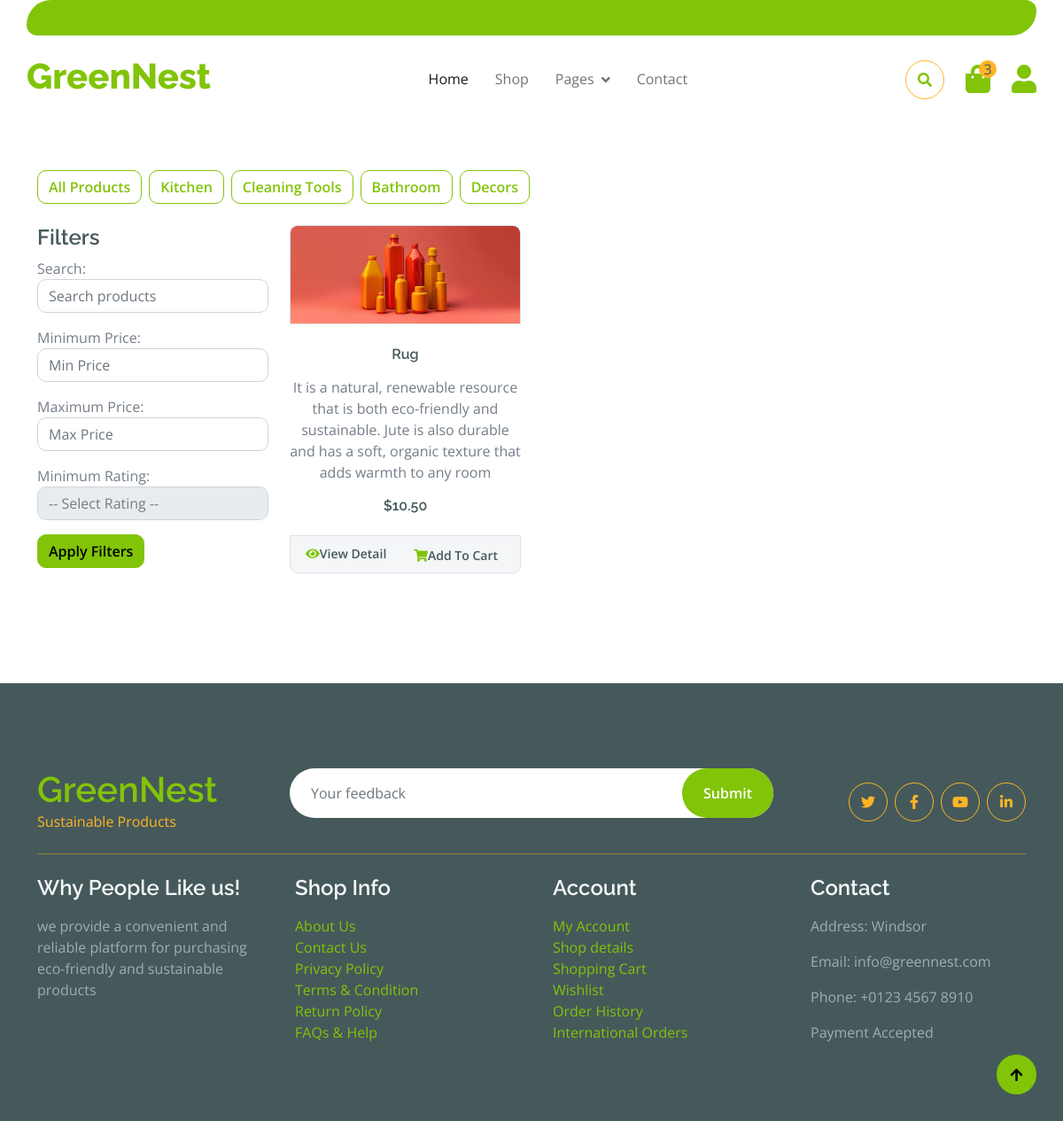
The app's page /category/4/ with its own data.
### landingPage/models.py (models this page shows, shortened)
class Category(models.Model):
    name = models.CharField(max_length=100)

class Product(models.Model):
    name = models.CharField(max_length=255)
    description = models.TextField(default='')
    price = models.DecimalField(max_digits=10, decimal_places=2)
    category = models.ForeignKey(Category, on_delete=models.CASCADE, related_name='products', default=1)
    stock = models.PositiveIntegerField(default=100)
    image = models.ImageField(upload_to='products/images/')
    brand = models.CharField(max_length=255, default='')
    date_added = models.DateTimeField(default=timezone.now)
    last_updated = models.DateTimeField(auto_now=True)
    discount_price = models.DecimalField(max_digits=10, decimal_places=2, null=True, blank=True)
    expiration_date = models.DateField(default=one_year_from_today)
    rating = models.PositiveIntegerField(validators=[validate_rating], null=True, blank=True)

### landingPage/views.py (the view)
# urls.py: path('category/<int:category_id>/', views.category_products, name='category_products'),
def category_products(request, category_id):
    categories = Category.objects.all()
    products = Product.objects.filter(category_id=category_id)
    search_query = request.GET.get('search')
    min_price = request.GET.get('min_price')
    max_price = request.GET.get('max_price')
    rating_query = request.GET.get('rating')
    if search_query:
        products = products.filter(name__icontains=search_query) | products.filter(description__contains=search_query)
    if min_price:
        products = products.filter(price__gte=min_price)
    if max_price:
        products = products.filter(price__lte=max_price)
    if rating_query:
        products = products.filter(rating__gte=rating_query)
    context = {
        'categories': categories,
        'products': products,
        'category_id': category_id
    }
    return render(request, 'landingPage/shop.html', context)

### landingPage/templates/landingPage/shop.html (shortened to what this page needs)
{% extends 'landingPage/base.html' %}
{% load static %}
{% block content %}
<div class="container-fluid py-5 mb-5 hero-header">
</div>
<div class="container-fluid py-5">
    <div class="container">
        <div class="row">
            <div class="col-lg-12 mb-3">
                <div class="d-flex justify-content-start flex-wrap">
                    <a href="{% url 'landingPage:shop' %}" class="btn btn-outline-primary me-2 mb-2">All Products</a>
                    {% for category in categories %}
                    <a href="{% url 'landingPage:category_products' category.id %}" class="btn btn-outline-primary me-2 mb-2">{{ category.name }}</a>
                    {% endfor %}
                </div>
            </div>
            <div class="col-lg-3">
                <h4>Filters</h4>
                <form method="GET" action="{% url 'landingPage:shop' %}">
                    <div class="mb-3">
                        <label for="search">Search:</label>
                        <input type="text" id="search" name="search" class="form-control" placeholder="Search products">
                    </div>
                    <div class="mb-3">
                        <label for="min_price">Minimum Price:</label>
                        <input type="number" id="min_price" name="min_price" class="form-control" placeholder="Min Price">
                    </div>
                    <div class="mb-3">
                        <label for="max_price">Maximum Price:</label>
                        <input type="number" id="max_price" name="max_price" class="form-control" placeholder="Max Price">
                    </div>
                    <div class="mb-3">
                        <label for="rating">Minimum Rating:</label>
                        <select id="rating" name="rating" class="form-control">
                            <option value="">-- Select Rating --</option>
                        </select>
                    </div>
                    <button type="submit" class="btn btn-primary">Apply Filters</button>
                </form>
            </div>
            <div class="col-lg-9">
                <div class="row">
                    {% for product in products %}
                    <div class="col-lg-4 col-md-6 col-sm-6 pb-1">
                        <div class="card product-item border-0 mb-4">
                            <div class="card-header product-img position-relative overflow-hidden bg-transparent border p-0">
                                <img class="img-fluid w-100" src="{{ product.image.url }}" alt="{{ product.name }}">
                            </div>
                            <div class="card-body border-left border-right text-center p-0 pt-4 pb-3">
                                <h6 class="text-truncate mb-3">{{ product.name }}</h6>
                                <p>{{ product.description }}</p>
                                <div class="d-flex justify-content-center">
                                    <h6>${{ product.price }}</h6>
                                </div>
                            </div>
                            <div class="card-footer d-flex justify-content-between bg-light border">
                                <a href="{% url 'landingPage:product_detail' product.id %}" class="btn btn-sm text-dark p-0"><i class="fas fa-eye text-primary mr-1"></i>View Detail</a>
                                <form action="{% url 'landingPage:add_to_cart' product.id %}" method="post" class="me-2">
                                    <button type="submit" class="btn btn-sm text-dark p-0"><i class="fas fa-shopping-cart text-primary mr-1"></i>Add To Cart</button>
                                </form>
                            </div>
                        </div>
                    </div>
                    {% endfor %}
                </div>
            </div>
        </div>
    </div>
</div>
{% endblock %}

### static/css/landingPage.css (style rules this page uses)
.btn { font-weight: 600; transition: .5s; }

### records on screen
Category: name "Kitchen"
Category: name "Cleaning Tools"
Category: name "Bathroom"
Category: name "Decors"
Product: image (picture), name "Rug", description "It is a natural, renewable resource that is both eco-friendly and sustainable. Jute is also durable and has a soft, organic texture that adds warmth to any room", price "10.50"
